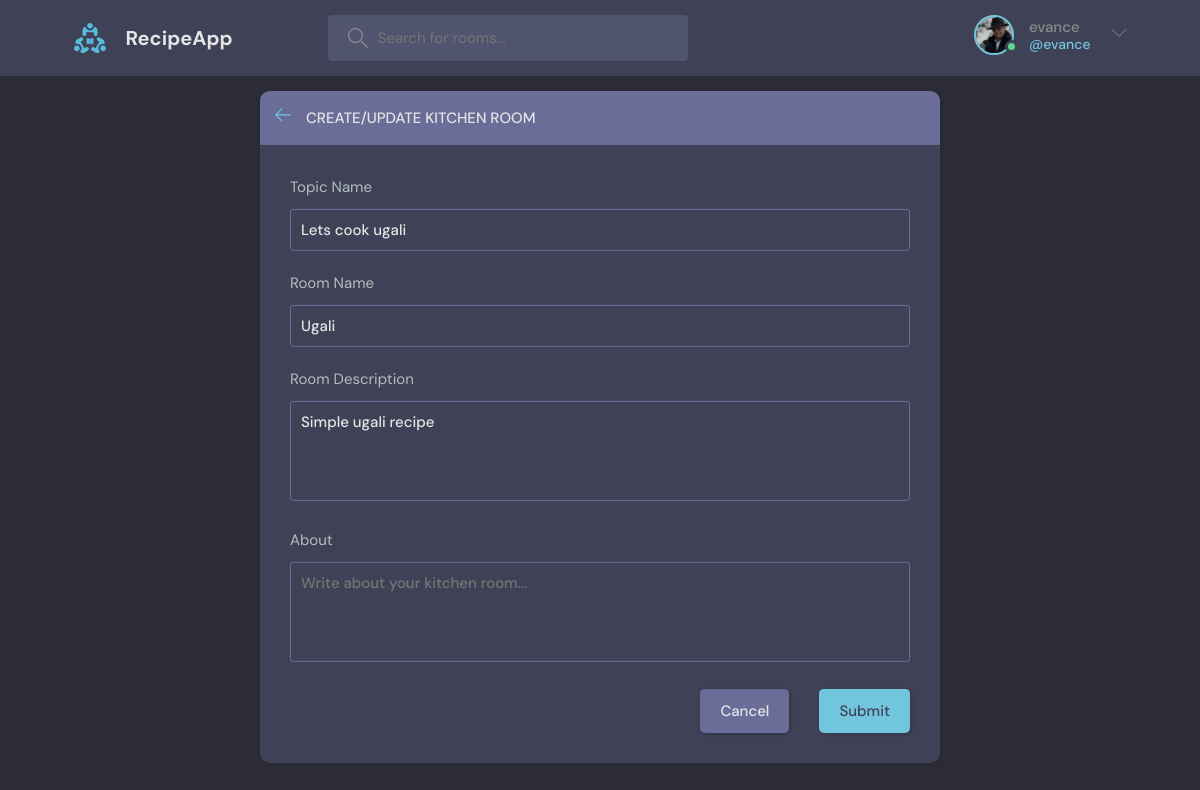
The app's page /update-room/1/ (signed in) with its own data.
### base/models.py (models this page shows, shortened)
class User(AbstractUser):
    name = models.CharField(max_length=200, null=True)
    email = models.EmailField(null=True, unique=True)
    bio = models.TextField(null=True)
    avatar = models.ImageField(null=True, default="avatar.svg")
    USERNAME_FIELD = 'email'
    REQUIRED_FIELDS = []

class Room(models.Model):
    host= models.ForeignKey(User, on_delete=models.SET_NULL, null=True)
    topic= models.ForeignKey(Topic, on_delete=models.SET_NULL, null=True)
    name = models.CharField(max_length=250)
    description = models.TextField(null=True, blank=True)
    participants = models.ManyToManyField(User, related_name='participants', blank=True)
    updated = models.DateTimeField(auto_now=True)
    created = models.DateTimeField(auto_now_add=True)
    class Meta:
        ordering = ['-updated', '-created']

class Topic(models.Model):
    name = models.CharField(max_length=250)

### base/views.py (the view, shortened to what this page needs)
# urls.py: path('update-room/<str:pk>/', views.updateRoom, name='update-room'),
@login_required(login_url='login')
def updateRoom(request, pk):
    room = Room.objects.get(id=pk)
    topics = Topic.objects.all()
    form = RoomForm(instance=room)
    if request.user != room.host:
        return HttpResponse('Action forbiden!!')
    context = {'form': form, 'topics': topics, 'room': room}
    return render(request, 'base/room_form.html', context)

### base/forms.py
class RoomForm(ModelForm):
    class Meta:
        model = Room
        fields = '__all__'
        exclude = ['host', 'participants']

### base/templates/base/room_form.html (shortened to what this page needs)
{% extends 'main.html' %}
{% block content %}
  <main class="create-room layout">
    <div class="container">
      <div class="layout__box">
        <div class="layout__boxHeader">
          <div class="layout__boxTitle">
            <a href="{% url 'home' %}">
              <svg version="1.1" xmlns="http://www.w3.org/2000/svg" width="32" height="32" viewBox="0 0 32 32">
                <title>arrow-left</title>
                <path
                  d="M13.723 2.286l-13.723 13.714 13.719 13.714 1.616-1.611-10.96-10.96h27.625v-2.286h-27.625l10.965-10.965-1.616-1.607z">
                </path>
              </svg>
            </a>
            <h3>Create/Update Kitchen Room</h3>
          </div>
        </div>
        <div class="layout__body">
          <form class="form" action="" method="POST">
            <div class="form__group">
              <label for="room_topic">Topic Name</label>
              <input required type="text" value="{{room.topic.name}}" name="topic" list="topic-list" />
            </div>
            <div class="form__group">
              <label for="room_name">Room Name</label>
              {{form.name}}
            </div>
            <div class="form__group">
              <label for="room_dscription">Room Description</label>
              {{form.description}}
            </div>
            <div class="form__group">
              <label for="room_about">About</label>
              <textarea name="room_about" id="room_about" placeholder="Write about your kitchen room..."></textarea>
            </div>
            <div class="form__action">
              <a class="btn btn--dark" href="index.html">Cancel</a>
              <button class="btn btn--main" type="submit">Submit</button>
            </div>
          </form>
        </div>
      </div>
    </div>
  </main>
{% endblock %}

### templates/navbar.html (shortened to what this page needs)
{% load static %}
<header class="header header--loggedIn">
    <div class="container">
      <a href="{% url 'home' %}" class="header__logo">
        <img src="{% static 'images/logo.svg' %}" />
        <h1>RecipeApp</h1>
      </a>
      <form class="header__search" method="GET" action="{% url 'home' %}">
        <label>
          <input type='text' name='q' placeholder="Search for rooms..." />
        </label>
      </form>
      <nav class="header__menu">
        {% if request.user.is_authenticated %}
        <div class="header__user">
          <a href="{% url 'update-user' %}">
            <div class="avatar avatar--medium active">
              <img src="{{request.user.avatar.url}}" />
            </div>
            <p>{{request.user.username}}<span>@{{request.user.username}}</span></p>
          </a>
          <button class="dropdown-button">
            <svg version="1.1" xmlns="http://www.w3.org/2000/svg" width="32" height="32" viewBox="0 0 32 32">
              <title>chevron-down</title>
              <path d="M16 21l-13-13h-3l16 16 16-16h-3l-13 13z"></path>
            </svg>
          </button>
        </div>
        {% else %}
        <a href="{% url 'login' %}">
          <img src="{% static 'images/avatar.svg' %}" />
          <p>Login</p>
        </a>
        {% endif %}
      </nav>
    </div>
  </header>

### records on screen
User: user.avatar (picture), user.username "evance"
Room: topic "Lets cook ugali", name "Ugali", description "Simple ugali recipe"
